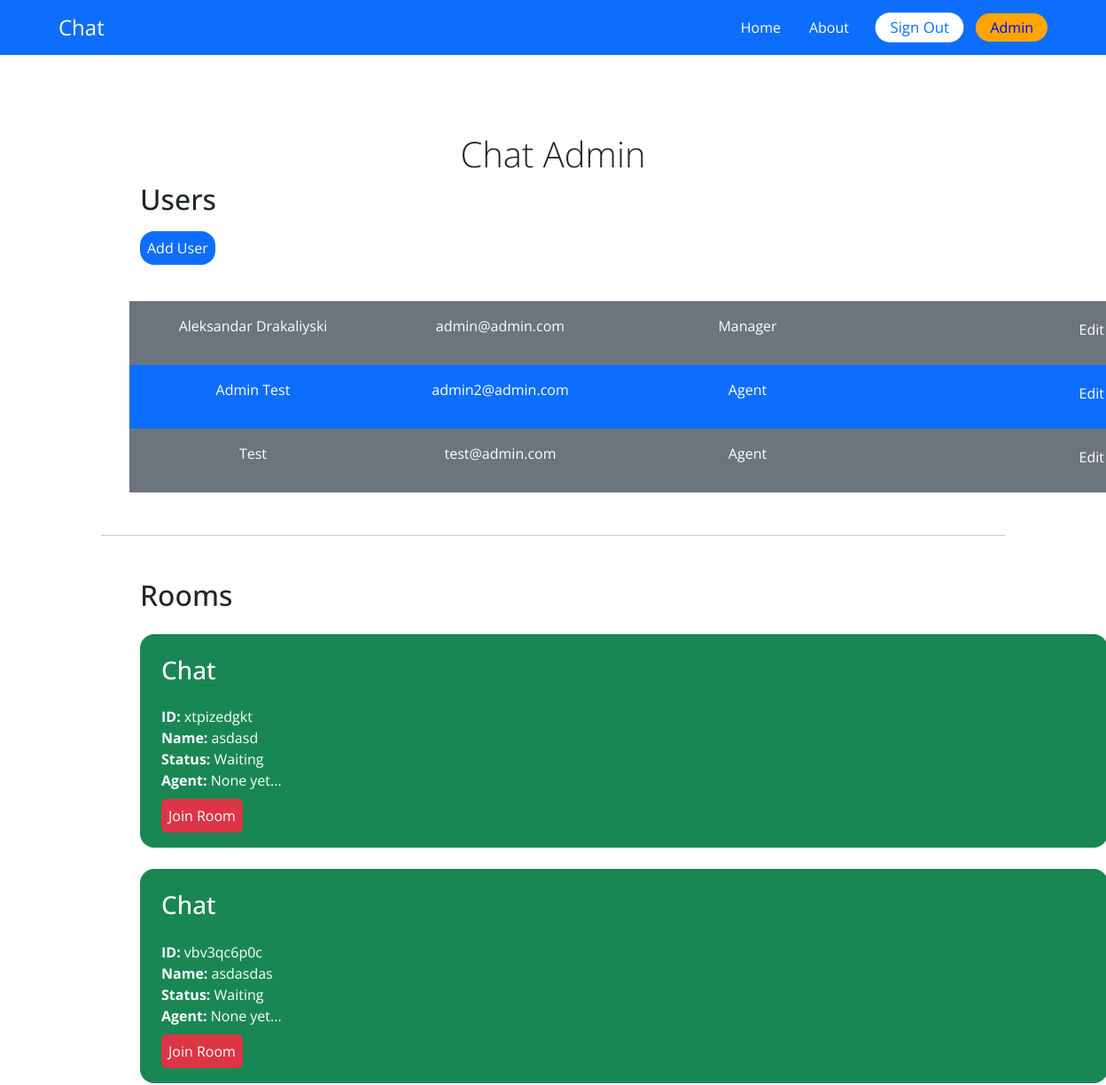
Page /chat-admin/ (signed in, upper part) on the earlier database version.
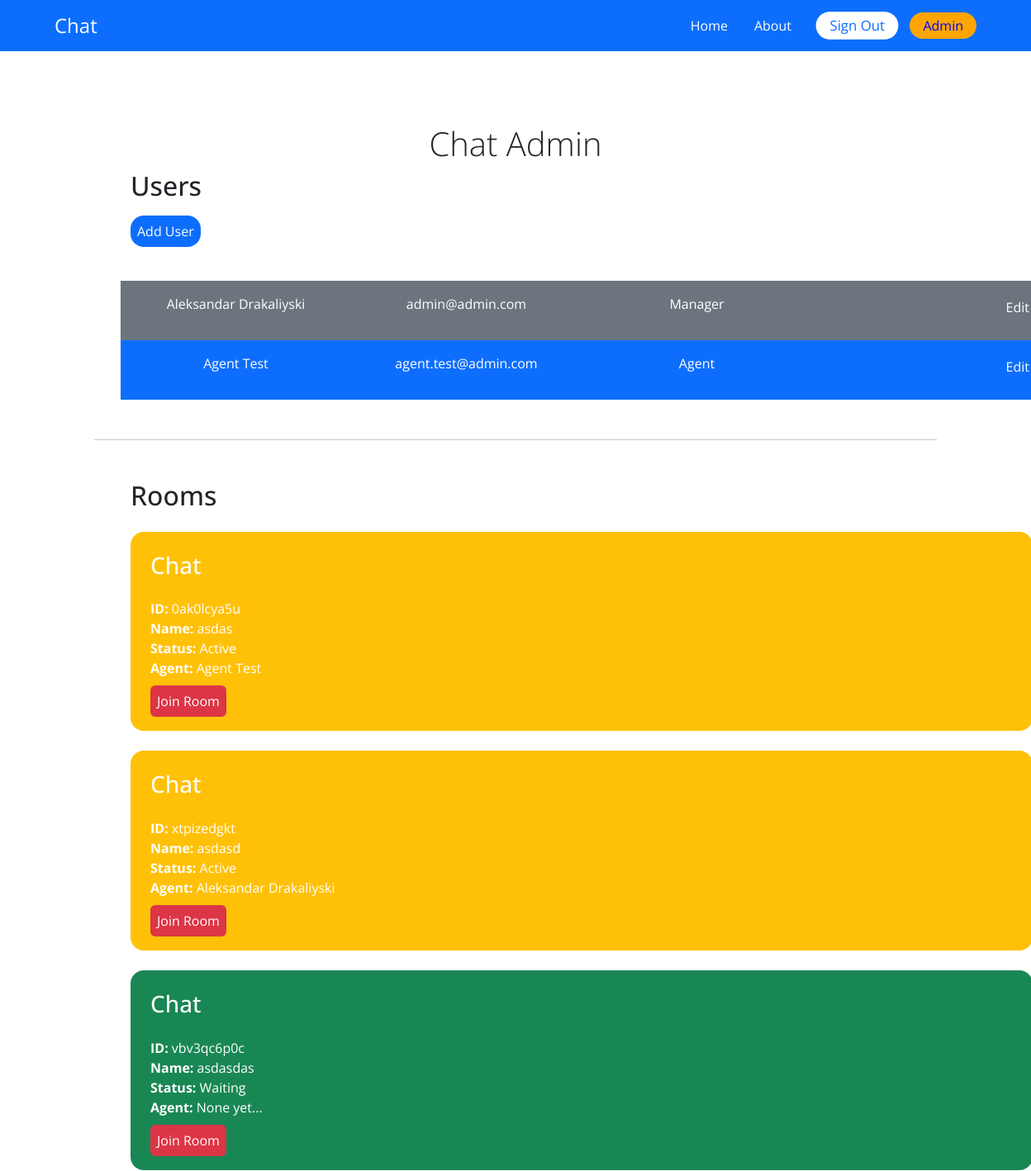
Same page on the later database version.
### account/models.py (models this page shows)
class User(AbstractBaseUser, PermissionsMixin):
    AGENT = 'agent'
    MANAGER = 'manager'
    ROLES_CHOICES = (
        (AGENT, 'Agent'),
        (MANAGER, 'Manager'),
    )
    id = models.UUIDField(primary_key=True, default=uuid.uuid4, editable=False)
    email = models.EmailField(unique=True)
    name = models.CharField(max_length=255, blank=True, default='')
    role = models.CharField(max_length=20, choices=ROLES_CHOICES, default=AGENT)
    is_active = models.BooleanField(default=True)
    is_superuser = models.BooleanField(default=False)
    is_staff = models.BooleanField(default=False)
    date_joined = models.DateTimeField(default=timezone.now)
    last_login = models.DateTimeField(blank=True, null=True)
    objects = CustomUserManager()
    USERNAME_FIELD = 'email'
    EMAIL_FIELD = 'email'
    REQUIRED_FIELDS = ['name']

### chat/models.py (models this page shows, shortened)
class Room(models.Model):
    WAITING = 'waiting'
    ACTIVE = 'active'
    CLOSED = 'closed'
    CHOICES_STATUS = (
        (WAITING, 'Waiting'),
        (ACTIVE, 'Active'),
        (CLOSED, 'Closed'),
    )
    room_id = models.CharField(max_length=255)
    client = models.CharField(max_length=255)
    agent = models.ForeignKey(User, related_name='rooms', blank=True, null=True, on_delete=models.SET_NULL)
    messages = models.ManyToManyField(Message, blank=True)
    url = models.CharField(max_length=255, blank=True, null=True)
    status = models.CharField(max_length=7, choices=CHOICES_STATUS, default=WAITING)
    created_at = models.DateTimeField(auto_now_add=True)
    class Meta:
        ordering = ('-created_at',)

### chat/views.py (the view)
# urls.py: path('chat-admin/', views.admin, name='admin'),
@login_required
def admin(request):
    rooms = Room.objects.all()
    users = User.objects.filter(is_staff=True)
    context = {
        'rooms': rooms,
        'users': users,
    }
    return render(request, 'chat/admin.html', context=context)

### chat/templates/chat/admin.html (shortened to what this page needs)
{% extends 'core/base.html' %}
{% block content %}
<div class="container">
    <h1>Chat Admin</h1>
    {% if perms.user.add_user %}
        <div class="container ml-auto chat-admin">
            <h2 class="mb-4">Users</h2>
            <a href="{% url 'chat:add_user' %}" class="p-2 rounded-4 bg-primary text-white" style="margin-top: 200px !important;">Add User</a>
            <div class="mt-5">
                {% for user in users %}
                <div class="row rounded-">
                    <div class="col text-white  px-3 {% cycle 'bg-secondary' 'bg-primary' %}">
                        <p class="py-3 d-flex justify-content-center">{{ user.name }}</p>
                    </div>
                    <div class="col text-white  px-3 {% cycle 'bg-secondary' 'bg-primary' %}">
                        <p class="py-3 d-flex justify-content-center">{{ user.email }}</p>
                    </div>
                    <div class="col text-white  px-3 {% cycle 'bg-secondary' 'bg-primary' %}">
                        <p class="py-3 d-flex justify-content-center">{{ user.get_role_display }}</p>
                    </div>
                    <div class="col text-white  px-3 {% cycle 'bg-secondary' 'bg-primary' %}">
                        <p class="text-white d-flex justify-content-end"><a href="#" class="text-white">Edit</a></p>
                    </div>
                </div>
                {% endfor %}
            </div>
        </div>
    {% endif %}
    <hr class="m-5">
    <div class="container ml-auto chat-admin">
        <div class="mt-5">
            <h2 class="mb-4">Rooms</h2>
            {% include 'chat/partials/room_list.html' %}
        </div>
    </div>
</div>
{% endblock %}

### chat/templates/chat/partials/room_list.html
{% for room in rooms %}
        <div class="p-4 rounded-4 text-white mb-4
        {% if room.status == 'waiting' %}bg-success
        {% elif room.status == 'active' %}bg-warning
        {% else %}bg-secondary
        {% endif %}">
            <h3 class="mb-4 text-lg">Chat</h3>
            <p>
                <b>ID: </b> {{room.room_id}} <br>
                <b>Name: </b> {{room.client}} <br>
                <b>Status: </b> {{room.get_status_display}} <br>
                <b>Agent: </b> {% firstof room.agent.name 'None yet...'%} <br>
            </p>
            <a href="{% url 'chat:room' room.room_id %}" class="mt-4 rounded-2 bg-danger p-2 text-white">Join Room</a>
        </div>
        {% endfor %}

Differences in the rows shown:
removed User: name "Admin Test", email "admin2@admin.com", role "Agent"
removed User: name "Test", email "test@admin.com", role "Agent"
added User: name "Agent Test", email "agent.test@admin.com", role "Agent"
added Room: room_id "0ak0lcya5u", client "asdas", status "Active", agent.name "Agent Test"
changed Room "xtpizedgkt": status "Waiting" → "Active"; agent.name "None yet..." → "Aleksandar Drakaliyski"
